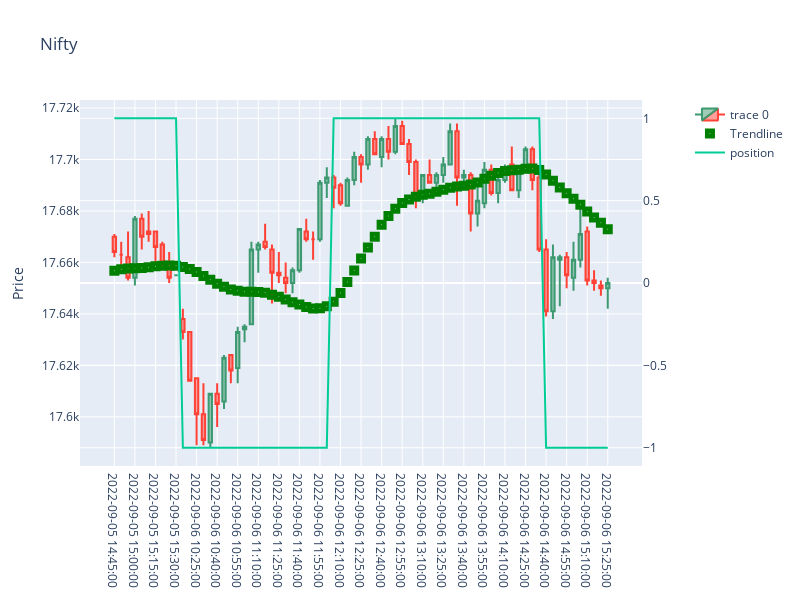

Source (notebook cell):
### Code cell
x = df.index.tolist()
fig = make_subplots(specs=[[{"secondary_y": True}]])
fig.add_trace(go.Candlestick(x=df.index,
                open=df.Open, high=df.High,
                low=df.Low, close=df.Close))

fig.update_layout(xaxis_rangeslider_visible=False)
fig.update_layout(
    width=800, height=600,
    title="Nifty",
    yaxis_title='Price',
    xaxis=dict(type = "category")
)

fig.add_trace(go.Scatter(
    x=x,
    y=df.trend,
    name ='Trendline',
    mode="markers",
    marker_size=10,
    marker = dict(color='green', symbol = "square-dot")
))

y = df['position'].tolist()
#y = df['deg'].tolist()
fig.add_trace(go.Scatter(x=df.index, y=y, name="position"),
secondary_y=True,)

fig.show()
